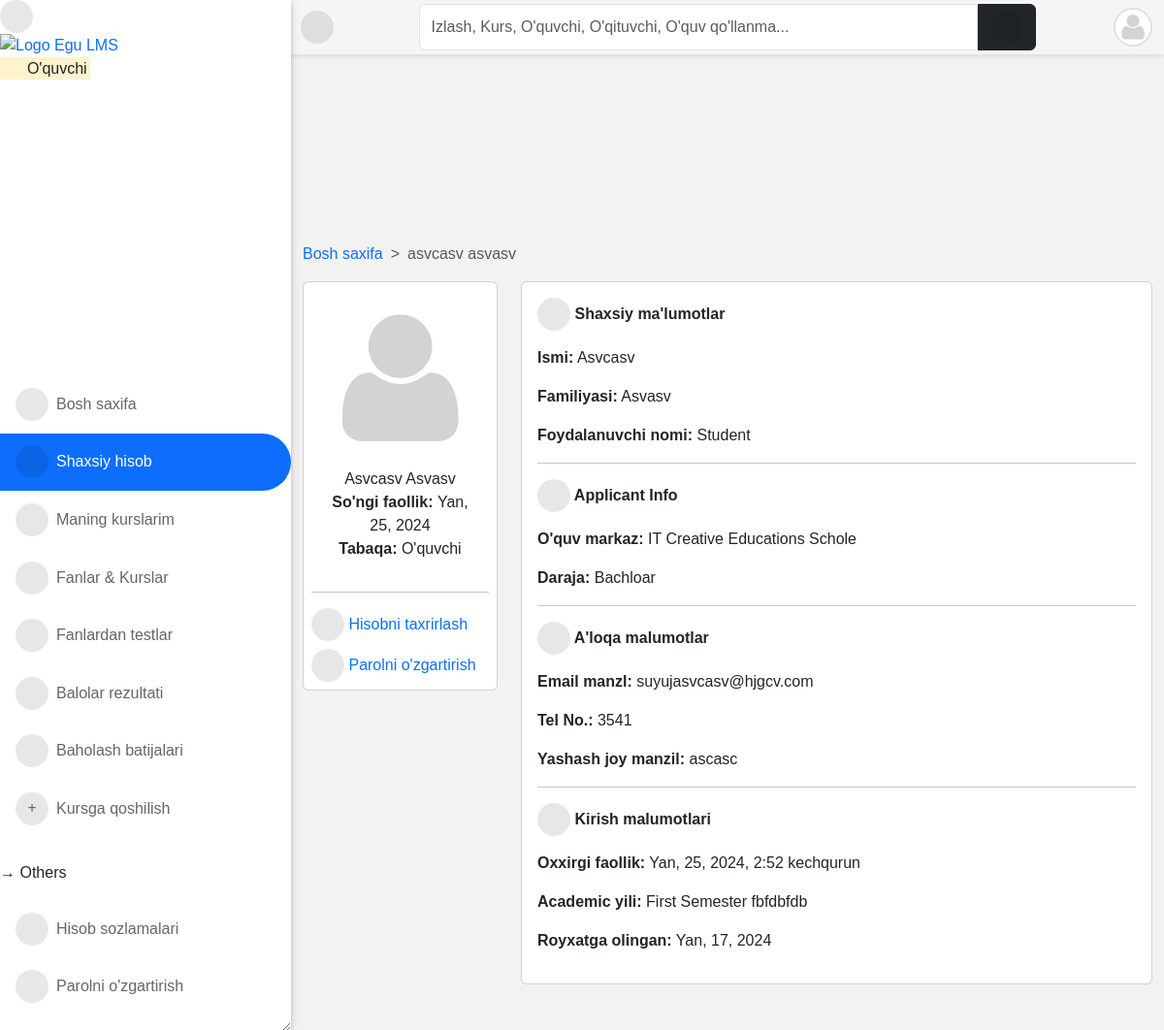
The page /accounts/profile/ (signed in) on the database as committed earlier.
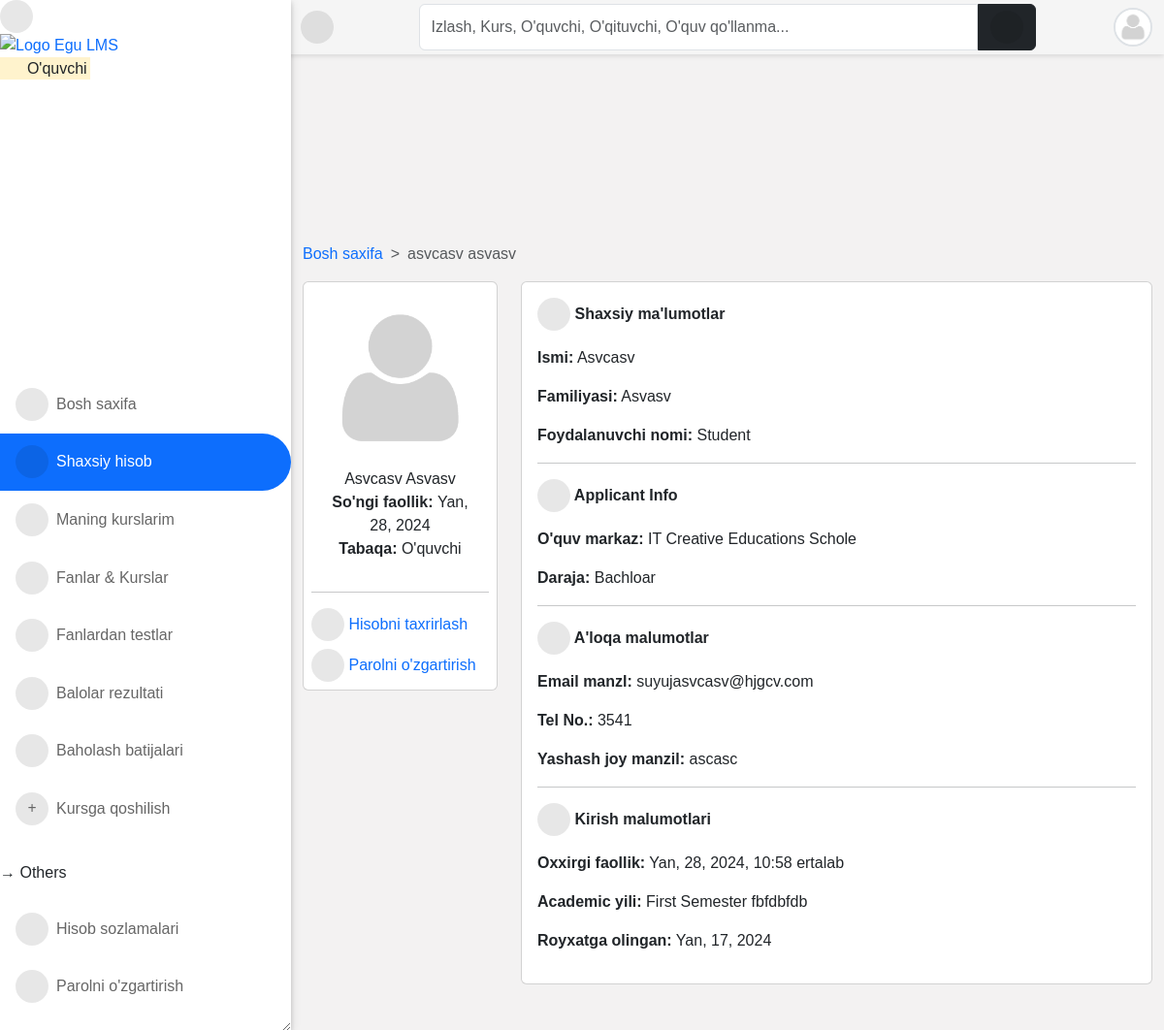
The same page on the database as committed later.
### accounts/models.py (models this page shows, shortened)
class User(AbstractUser):
    is_student = models.BooleanField(default=False)
    is_lecturer = models.BooleanField(default=False)
    is_parent = models.BooleanField(default=False)
    is_dep_head = models.BooleanField(default=False)
    phone = models.CharField(max_length=60, blank=True, null=True)
    address = models.CharField(max_length=60, blank=True, null=True)
    picture = models.ImageField(
        upload_to="profile_pictures/%y/%m/%d/", default="default.png", null=True
    )
    email = models.EmailField(blank=True, null=True)
    username_validator = ASCIIUsernameValidator()
    objects = CustomUserManager()
    class Meta:
        ordering = ("-date_joined",)
    @property
    def get_full_name(self):
        full_name = self.username
        if self.first_name and self.last_name:
            full_name = self.first_name + " " + self.last_name
        return full_name
    @property
    def get_user_role(self):
        if self.is_superuser:
            role = "Boshliq"
        elif self.is_student:
            role = "O'quvchi"
        elif self.is_lecturer:
            role = "O'qituvchi"
        elif self.is_parent:
            role = "Ota-ona"
        return role

class Student(models.Model):
    student = models.OneToOneField(User, on_delete=models.CASCADE)
    level = models.CharField(max_length=25, choices=LEVEL, null=True)
    program = models.ForeignKey(Program, on_delete=models.CASCADE, null=True)
    objects = StudentManager()
    class Meta:
        ordering = ("-student__date_joined",)

### core/models.py (models this page shows)
class Semester(models.Model):
    semester = models.CharField(max_length=10, choices=SEMESTER, blank=True)
    is_current_semester = models.BooleanField(default=False, blank=True, null=True)
    session = models.ForeignKey(
        Session, on_delete=models.CASCADE, blank=True, null=True
    )
    next_semester_begins = models.DateField(null=True, blank=True)
    def __str__(self):
        return self.semester

class Session(models.Model):
    session = models.CharField(max_length=200, unique=True)
    is_current_session = models.BooleanField(default=False, blank=True, null=True)
    next_session_begins = models.DateField(blank=True, null=True)
    def __str__(self):
        return self.session

### accounts/views.py (the view, shortened to what this page needs)
# urls.py: path("profile/", profile, name="profile"),
@login_required
def profile(request):
    current_session = Session.objects.filter(is_current_session=True).first()
    current_semester = Semester.objects.filter(
        is_current_semester=True, session=current_session
    ).first()
    if request.user.is_lecturer:
        courses = Course.objects.filter(
            allocated_course__lecturer__pk=request.user.id
        ).filter(semester=current_semester)
        return render(
            request,
            "accounts/profile.html",
            {
                "title": request.user.get_full_name,
                "courses": courses,
                "current_session": current_session,
                "current_semester": current_semester,
            },
        )
    elif request.user.is_student:
        level = Student.objects.get(student__pk=request.user.id)
        try:
            parent = Parent.objects.get(student=level)
        except:
            parent = "no parent set"
        courses = TakenCourse.objects.filter(
            student__student__id=request.user.id, course__level=level.level
        )
        context = {
            "title": request.user.get_full_name,
            "parent": parent,
            "courses": courses,
            "level": level,
            "current_session": current_session,
            "current_semester": current_semester,
        }
        return render(request, "accounts/profile.html", context)

### templates/accounts/profile.html (shortened to what this page needs)
{% extends 'base.html' %}
{% load static %}
{% load i18n %}
{% block content %}
{% if user.is_authenticated %}
<nav style="--bs-breadcrumb-divider: '>';" aria-label="breadcrumb">
    <ol class="breadcrumb">
      <li class="breadcrumb-item"><a href="/">Bosh saxifa</a></li>
      <li class="breadcrumb-item active" aria-current="page">{{ user.get_full_name }}</li>
    </ol>
</nav>
<div class="row">
    <div class="col-md-3 mx-auto">
        <div class="card  p-2">
            <div class="text-center">
                <img src="{{ user.picture.url }}" class="w-100">
                <ul class="px-2 list-unstyled">
                    <li>{{ user.get_full_name|title }}</li>
                    <li><strong>So'ngi faollik: </strong>{{ user.last_login|date }}</li>
                    <li><strong>Tabaqa: </strong>
                        {{ user.get_user_role }}
                    </li>
                </ul>
            </div>
            <hr>
            <a class="mb-2" href="{% url 'edit_profile' %}"><i class="fas fa-user-edit"></i>
                <span class="mobile-hide">Hisobni taxrirlash</span></a>
            <a href="{% url 'change_password' %}"><i class="fas fa-lock"></i><span class="mobile-hide">
                    Parolni o'zgartirish</span></a>
        </div>
    </div>
    <div class="col-md-9 mx-auto">
        <div class="card">
            <div class="card-body">
                <p class="fw-bold"><i class="fas fa-user"></i> Shaxsiy ma'lumotlar</p>
                <div class="dashboard-description">
                    <p><strong>Ismi:</strong> {{ user.first_name|title }}</p>
                    <p><strong>Familiyasi:</strong> {{ user.last_name|title }}</p>
                    <p><strong>Foydalanuvchi nomi:</strong> {{ user.username }}</p>
                </div>
                {% if user.is_student %}
                <hr>
                <p class="fw-bold"><i class="fas fa-graduation-cap"></i> Applicant Info</p>
                <div class="dashboard-description">
                    <p><strong>O'quv markaz: </strong>IT Creative Educations Schole</p>
                    <p><strong>Daraja: </strong>{{ level.level }}</p>
                </div>
                {% endif %}
                <hr>
                <p class="fw-bold"><i class="fas fa-phone-square-alt"></i> A'loqa malumotlar</p>
                <div class="dashboard-description">
                    <p><strong>Email manzl:</strong> {{ user.email }}</p>
                    <p><strong>Tel No.:</strong> {{ user.phone }}</p>
                    <p><strong>Yashash joy manzil:</strong> {{ user.address }}</p>
                </div>
                <hr>
                <p class="fw-bold"><i class="fa fa-calendar-day"></i> Kirish malumotlari</p>
                <div class="dashboard-description">
                    <p><strong>Oxxirgi faollik:</strong> {{ user.last_login }}</p>
                    {% if current_semester and current_session %}
                    <p><strong>Academic yili:</strong> {{ current_semester }} Semester {{ current_session }}</p>
                    {% endif %}
                    <p><strong>Royxatga olingan:</strong> {{ user.date_joined|date }}</p>
                </div>
            </div>
        </div>
    </div>
</div>
{% endif %}
{% endblock content %}

### templates/base.html (shortened to what this page needs)
{% load static %}
<!DOCTYPE html>
<html lang="en">
<head>
    <link rel="stylesheet" type="text/css" href="{% static 'vendor/fontawesome-6.5.1/css/all.min.css' %}">
    <link rel="stylesheet" type="text/css" href="{% static 'vendor/bootstrap-5.3.2/css/bootstrap.min.css' %}">
    <link rel="stylesheet" type="text/css" href="{% static 'css/style.min.css' %}">
</head>
<body>
    {% block sidebar %}
        {% include 'aside.html' %}
    {% endblock %}
    {% block maincontent %}
    <div id="main">
        {% block topbar %}
            {% include 'navbar.html' %}
        {% endblock %}
        <div class="container-fluid" id="main-content">
            {% block content %}{% endblock content %}
        </div>
    </div>
    {% endblock %}
</body>
</html>

### templates/aside.html (shortened to what this page needs)
{% load static %}
<div id="side-nav">
	<div class="main-menu">
			<div class="desktop-hide">
				<div class="toggle-btn" onclick="toggleSidebar()">
					<i class="fas fa-times"></i>
				</div>
			</div>
			<a href="/">
				<img src="{% static '/img/dj-lms.png' %}" width="110px" alt="Logo Egu LMS">
			</a>
			<p class="text-orange">
				<mark>
					<i class="far fa-hand-point-right"></i>
					{{ request.user.get_user_role }}
				</mark>
			</p>
		</div>
		{% url 'home' as hom %} {% url 'dashboard' as dash %} {% url 'profile' as prof %}
		{% url 'programs' as pro %} {% url 'session_list' as sess %} {% url 'semester_list' as sem %}
		{% url 'add_score' as ascore %} {% url 'grade_results' as vr %}{% url 'ass_results' as ar %}
		{% url 'course_registration' as cr %} {% url 'edit_profile' as ep %} {% url 'change_password' as cp %}
		{% url 'quiz_progress' as qpr %} {% url 'quiz_marking' as qce %} {% url 'user_course_list' as ucl %}
		<ul>
			<li class="{% if request.path == hom %}active{% endif %}">
				<a href="{% url 'home' %}"><i class="fas fa-home"></i>Bosh saxifa</a>
			</li>
			<li class="{% if request.path == prof %}active{% endif %}">
				<a href="{% url 'profile' %}"><i class="fas fa-user"></i>Shaxsiy hisob</a>
			</li>
			{% if request.user.is_lecturer or request.user.is_student %}
			<li class="{% if request.path == ucl %}active{% endif %}">
				<a href="{% url 'user_course_list' %}"><i class="fas fa-book"></i>Maning kurslarim</a>
			</li>
			{% endif %}
			<li class="{% if request.path == pro %}active{% endif %}">
				<a href="{% url 'programs' %}"><i class="fas fa-book-open"></i>Fanlar & Kurslar</a>
			</li>
			{% if request.user.is_student %}
			<li class="{% if request.path == qpr %}active{% endif %}">
				<a href="{% url 'quiz_progress' %}"><i class="fas fa-record-vinyl"></i>Fanlardan testlar</a>
			</li>
			<li class="{% if request.path == vr %}active{% endif %}">
				<a href="{% url 'grade_results' %}"><i class="fa fa-spell-check"></i>Balolar rezultati</a>
			</li>
			<li class="{% if request.path == ar %}active{% endif %}">
				<a href="{% url 'ass_results' %}"><i class="fa fa-list-ol"></i> Baholash batijalari</a>
			</li>
			<li class="{% if request.path == cr %}active{% endif %}">
				<a href="{% url 'course_registration' %}"><i class="fas fa-plus"></i>Kursga qoshilish </a>
			</li>
			{% endif %}
			<br />
			<p class="ml-3">&RightArrow; Others</p>
			<li class="{% if request.path == ep %}active{% endif %}">
				<a href="{% url 'edit_profile' %}"><i class="fas fa-cogs"></i>Hisob sozlamalari</a>
			</li>
			<li class="{% if request.path == cp %}active{% endif %}">
				<a href="{% url 'change_password' %}"><i class="fas fa-key"></i>Parolni o'zgartirish</a>
			</li>
		</ul>
	</div>
	<footer class="card-footer mt-5 pt-3 pb-5 px-2">
		<div class="col-12">
			<p class="small m-0">
				Bizning <a href="#"> Maxfiylik </a> hamda <a href="#"> Foydalanish shartlari. </a>
				<br />Student LMS &copy; <script>document.write(new Date().getFullYear());</script>
				<br />
			</p>
			<a href="https://github.com/xusanbek0071" class="btn btn-sm btn-dark mx-auto" target="_blank">
			</a>
		</div>
	</footer>

### templates/navbar.html (shortened to what this page needs)
<div id="top-navbar" class="py-1">
	<div class="container">
		<div class="nav-wrapper">
			<div class="toggle-btn" onclick="toggleSidebar()">
				<i class="fas fa-bars"></i>
			</div>
			<form class="form-header" action="{% url 'query' %}" method="GET">
				<input id="primary-search" class="form-control rounded-end-0" type="text" name="q" value="{{ request.GET.q }}"
					placeholder="Izlash, Kurs, O'quvchi, O'qituvchi, O'quv qo'llanma..." required />
				<button class="btn btn-dark rounded-start-0" type="submit">
					<i class="fas fa-search"></i>
				</button>
			</form>
			<div class="dropdown">
				<div class="avatar border border-2" type="button" data-bs-toggle="dropdown" aria-expanded="false">
					<img src="{{ request.user.picture.url }}">
				</div>
			</div>
		</div>
	</div>
</div>

Rows that differ between the two databases and show on the page:
changed User "O'quvchi": last_login "Yan, 25, 2024" → "Yan, 28, 2024"; last_login "Yan, 25, 2024, 2:52 kechqurun" → "Yan, 28, 2024, 10:58 ertalab"
